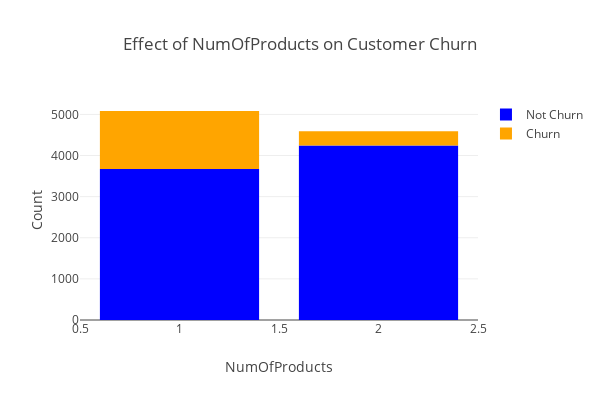

The notebook cell this image was saved under:
### Code cell
#let's visualize the impact of having partner on customer churn
bar_plot('NumOfProducts',df,barmode='relative',width=600,height=400,color1='blue',color2='orange')

### Figure 1 — Plotly figure (JSON) as saved in the notebook; plotly's stock layout.template omitted (floating-point values rounded to 4 significant figures)
{"data": [{"marker": {"color": "blue"}, "name": "Not Churn", "type": "bar", "uid": "82723f88-cd03-4570-aef6-0fa4fba990a7", "x": [1, 2, 3, 4], "y": [3675, 4242]}, {"marker": {"color": "orange"}, "name": "Churn", "type": "bar", "uid": "414b4292-019f-4d38-9bf8-dc780a0cb180", "x": [1, 2, 3, 4], "y": [1409, 348]}], "layout": {"barmode": "relative", "height": 400, "title": {"text": "Effect of NumOfProducts on Customer Churn"}, "width": 600, "xaxis": {"title": {"text": "NumOfProducts"}}, "yaxis": {"title": {"text": "Count"}}}}
